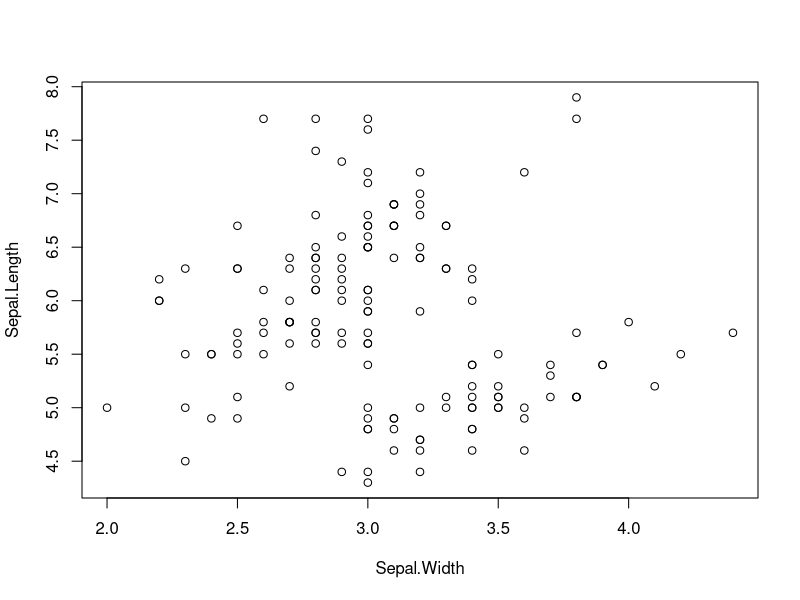
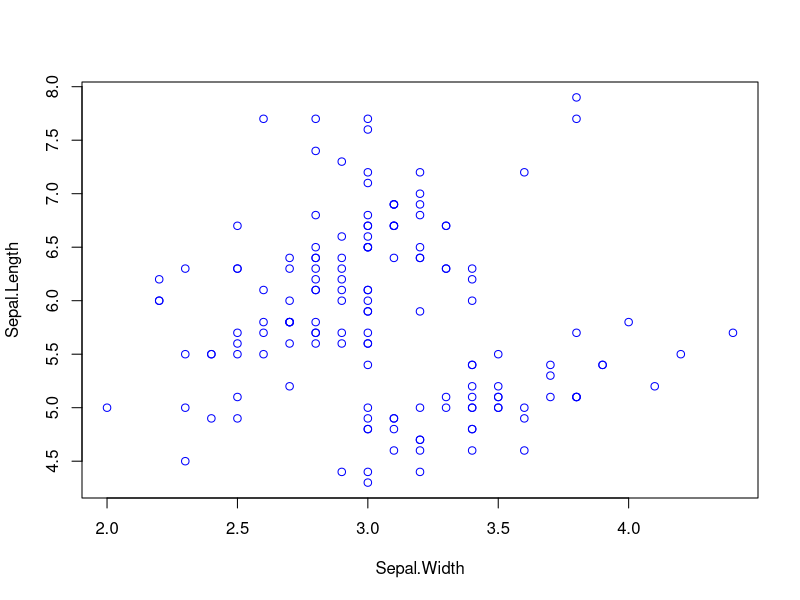
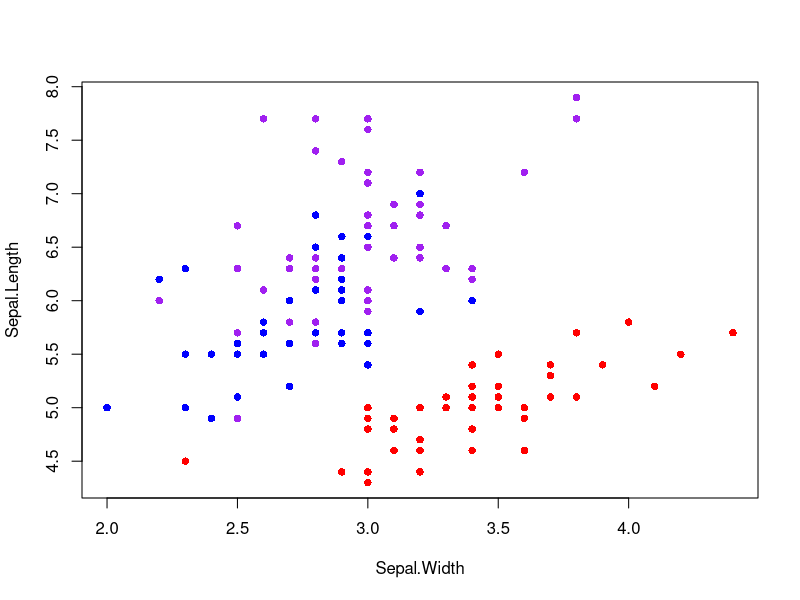
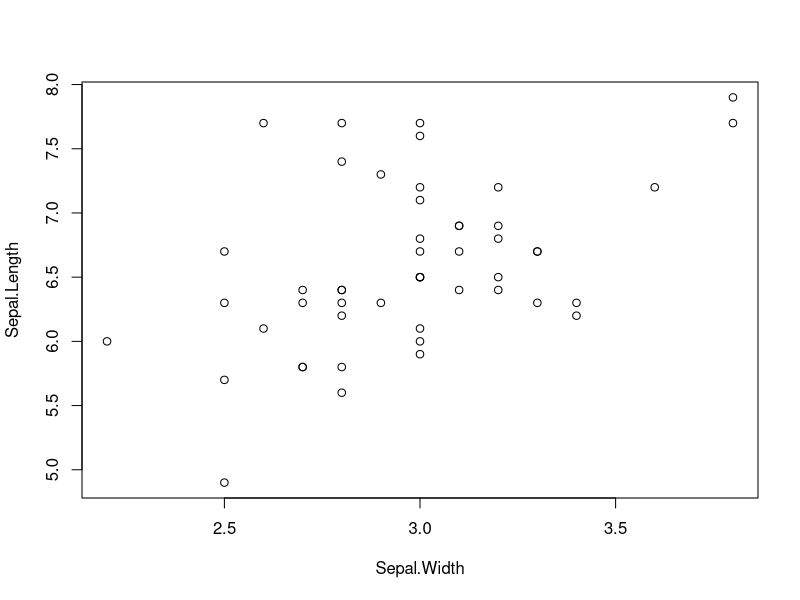
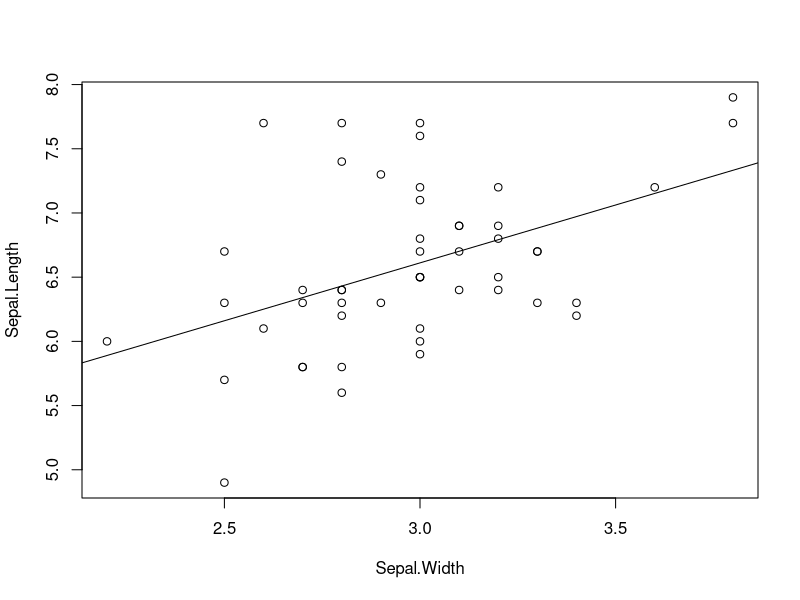
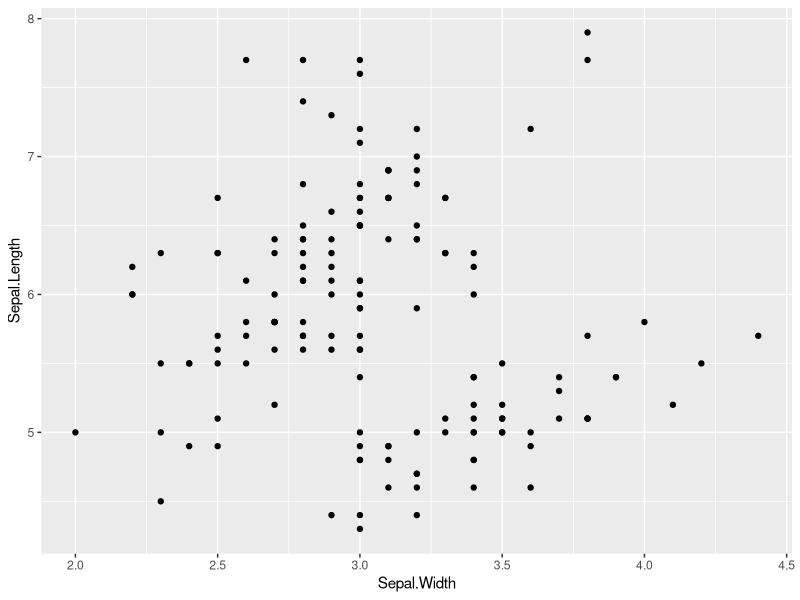
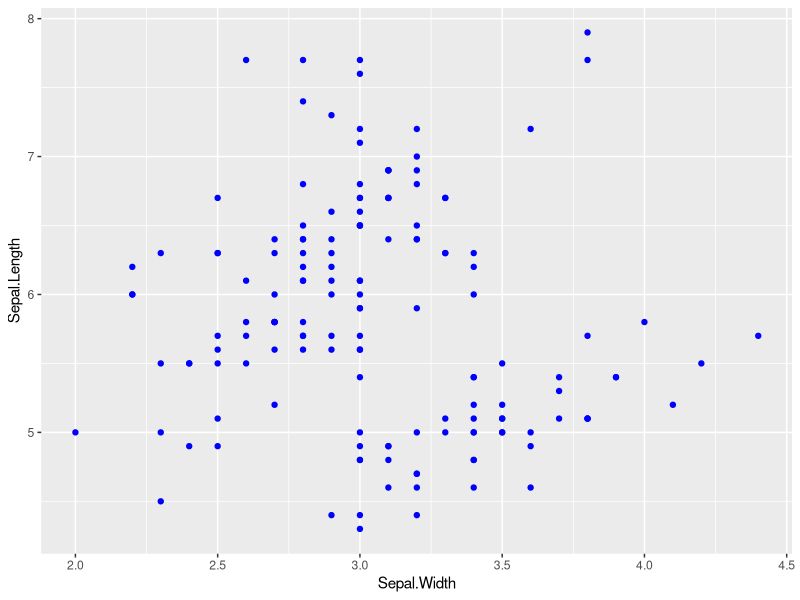
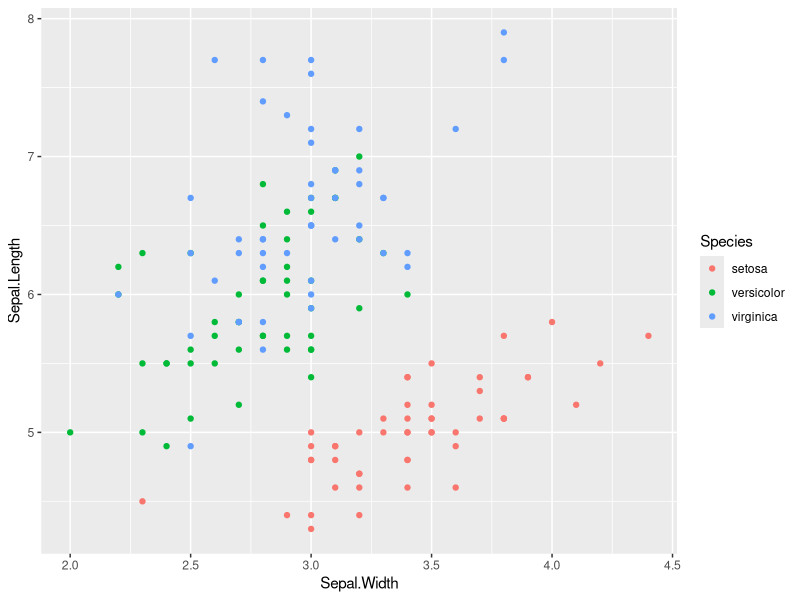

The R script that drew these images, in order:
# LOAD Anderson'S IRIS DATA #################
data(iris) # load data (already exists in base R)
head(iris)

# VISUALIZING DATA -- CONTINUOUS VARIABLES #########
## Scatterplots in base R ######

### plot sepal length by width ####
plot(Sepal.Length~Sepal.Width, data=iris)

plot(Sepal.Length~Sepal.Width, data=iris, col="blue")

plot(Sepal.Length~Sepal.Width, data=iris, 
     pch=16, col=c("red","blue","purple")[iris$Species] ) # pch makes solid dots w/ separate color for each species

### plot only the data for Iris virginica ####
plot(Sepal.Length~Sepal.Width, data=iris[iris$Species=='virginica',]) ## use brackets to select the columns you want
                                                                      ## read '==' as 'exactly equals'; one '=' doesnt work here

## plot data and add trendline
plot(Sepal.Length~Sepal.Width, data=iris[iris$Species=='virginica',])
abline(lm(Sepal.Length~Sepal.Width, data=iris[iris$Species=='virginica',]))  ## adds line from lm


## Scatterplots in ggplot2 ########
library(tidyverse) ## install tidyverse if necessary

### plot sepal length by width ####
ggplot(data=iris, aes(x=Sepal.Width, y=Sepal.Length)) +                                               
  geom_point() ## compare to line 14

ggplot(data=iris, aes(x=Sepal.Width, y=Sepal.Length)) +                                               
  geom_point(color='blue') ## compare to line 18. Coloring all points the same color is done through geom_point()

ggplot(data=iris, aes(x=Sepal.Width, y=Sepal.Length, color=Species)) +   #for color-coding by species, it must be called in the aes()                                            
  geom_point() ## compare to line 22.

ggplot(data=iris, aes(x=Sepal.Width, y=Sepal.Length, color=Species)) +                                            
  geom_point() + facet_wrap(~Species) ## compare to line 20. facet_wrap() separates into different panels

### plot Sepal.Length by Sepal.Width only the data for Iris virginica ####
ggplot(data=iris %>% filter(Species=='virginica'), aes(x=Sepal.Width, y=Sepal.Length)) +                                               
  geom_point()  ## compare to line 22

### plot data and add trendline ####
ggplot(data=iris %>% filter(Species=='virginica'), aes(x=Sepal.Width, y=Sepal.Length)) +                                               
  geom_point() +
  geom_smooth(method='lm')    ## geom_smooth() adds a regression line and method='lm' says use a linear model. Can fit other types of lines.


### add trendline for all three species  ####                                                                 
ggplot(data=iris, aes(x=Sepal.Width, y=Sepal.Length, color=Species)) + 
  geom_point() +
  geom_smooth(method='lm')

ggplot(data=iris, aes(x=Sepal.Width, y=Sepal.Length)) + 
  geom_point(color="blue") +   ## color outside of aes() changes color of all points (ie. not mapped to a column)
  facet_wrap(~Species) +
  geom_smooth(method='lm')


## Make fancy scatterplots #################################
library(viridis) ## install viridis package if necassary

### default plot for Sepal.Length by Sepal.Width for all three species ####
ggplot(data=iris, aes(x=Sepal.Width, y=Sepal.Length, color=Species)) +          
  geom_point() + geom_smooth(method='lm')

### change theme to new default for better looking plot ####
ggplot(data=iris, aes(x=Sepal.Width, y=Sepal.Length, color=Species)) +          
  geom_point() + geom_smooth(method='lm') +
  theme_bw()

ggplot(data=iris, aes(x=Sepal.Width, y=Sepal.Length, color=Species)) +          
  geom_point(size=3) + geom_smooth(method='lm') + ## change point size to make them bigger
  scale_color_viridis(discrete=T) +               ## change points to a color-blind friendly palette. Can specify specific colors
  theme_bw()


### same plot as above, but plot species with different shaped points ####
ggplot(data=iris, aes(x=Sepal.Width, y=Sepal.Length, shape=Species)) +          
  geom_point(size=3) + geom_smooth(method='lm') +                               
  scale_shape_manual(values=c("circle","square","triangle")) +        ## change shapes. 'shape' must match call in aes()
  theme_bw()

### same plot as above, but plot species by both shape and color ####
ggplot(data=iris, aes(x=Sepal.Width, y=Sepal.Length, shape=Species, color=Species)) +          ## color= in aes() changes point shape mapped to a column in iris
  geom_point(size=3) + geom_smooth(method='lm') +                               ## change point size to make them bigger
  scale_color_viridis(discrete=T) +               ## change points to a color-blind friendly palette
  scale_shape_manual(values=c("circle","square","triangle")) +                  ## change shapes
  theme_bw()

### same plot as above, but plot species by both shape and color ####
ggplot(data=iris, aes(x=Sepal.Width, y=Sepal.Length, shape=Species, color=Species)) +          ## color= in aes() changes point shape mapped to a column in iris
  geom_point(size=3) + geom_smooth(method='lm') +                               ## change point size to make them bigger
  scale_color_viridis(discrete=T) +               ## change points to a color-blind friendly palette
  scale_shape_manual(values=c("circle","square","triangle")) +                  ## change shapes
  facet_wrap(~Species) +
  theme_bw(base_size = 14) # increase font size


## Try on your own ##############################################

### Use the mtcars dataset ####
data(mtcars)
?mtcars
head(mtcars)

# 1. Plot x=mpg by y=hp  
# 2. Color code points by wt
# 3. Add trendline. Make the background white. theme_bw is okay, if time try playing around with other themes.
# 4. Facet wrap by cylinders
# 5. Add some regression lines


# VISUALIZING DATA -- CATEGORICAL VARIABLES #########
## Boxplots in base R #############
data(iris) # load data (already exists in base R)
head(iris)
View(iris)

### plot Sepal.Length by Species ####
plot(Sepal.Length~Species, data=iris) #make boxplot

### plot Sepal.Length by Species with color ####
plot(Sepal.Length~Species, data=iris, col=c("red","blue","purple")) #make boxplot with color


## PLOTS FOR CATEGORICAL DATA IN GGPLOT ##########

### boxplot of Sepal.Length by Species ####
ggplot(iris, aes(x=Species, y=Sepal.Length)) + geom_boxplot()

### boxplot w/ points for Sepal.Length by Species ####
ggplot(iris, aes(x=Species, y=Sepal.Length)) + geom_boxplot() + 
  geom_point()

### boxplot w/ jittered points for Sepal.Length by Species ####
ggplot(iris, aes(x=Species, y=Sepal.Length)) + geom_boxplot() + 
  geom_jitter()

### boxplot w/ jittered points for Sepal.Length by Species (fix jittering) ####
ggplot(iris, aes(x=Species, y=Sepal.Length)) + geom_boxplot(outlier.shape=NA) + 
  geom_jitter(height=0, width=.15)

### dotplot for Sepal.Length by Species (fix jittering) ####
ggplot(iris, aes(x=Species, y=Sepal.Length)) + 
  geom_dotplot(binaxis = "y", stackdir = "center") 

### violin plot for Sepal.Length by Species ####
ggplot(iris, aes(x=Species, y=Sepal.Length)) + geom_violin(trim=F)  

### violin plot (w/ dotplot) for Sepal.Length by Species ####
ggplot(iris, aes(x=Species, y=Sepal.Length)) + geom_violin(trim=F) + 
  geom_dotplot(binaxis = "y", stackdir = "center") 

### violin plot (w/ boxplot) for Sepal.Length by Species ####
ggplot(iris, aes(x=Species, y=Sepal.Length)) + geom_violin(trim=F, bw=.5) + 
  geom_boxplot(width=.1)


## ADDING COLOR AND MEANS TO GGPLOTS #############################

### change color of boxes ####
ggplot(iris, aes(x=Species, y=Sepal.Length, fill=Species)) + 
  geom_boxplot(outlier.shape=NA) + 
  geom_jitter(height=0, width=.15) + 
  scale_fill_viridis(discrete=T)               ## change points to a color-blind friendly palette

### boxplot of Sepal.Length by Species w/ mean ####
ggplot(iris, aes(x=Species, y=Sepal.Length, fill=Species)) + 
  geom_boxplot(outlier.shape=NA) + 
  geom_jitter(height=0, width=.15) + 
  scale_fill_viridis(discrete=T)  +             
  stat_summary(fun=mean, geom="point", size=4, color="red") ## add point for mean

### boxplot of Sepal.Length by Species w/ mean and BW theme ####
ggplot(iris, aes(x=Species, y=Sepal.Length, fill=Species)) + 
  geom_boxplot(outlier.shape=NA) + 
  geom_jitter(height=0, width=.15) + 
  scale_fill_viridis(discrete=T)  +             
  stat_summary(fun=mean, geom="point", size=4, color="red") +
  theme_bw(base_size = 16) 


### setup plot for saving as .tiff file ####
plot1 <- ggplot(iris, aes(x=Species, y=Sepal.Length, fill=Species)) +  ## plot now saved as object called 'plot1'
  geom_boxplot(outlier.shape=NA) + 
  geom_jitter(height=0, width=.15) + 
  scale_fill_viridis(discrete=T)  +             
  stat_summary(fun=mean, geom="point", size=3, color="red") +
  theme_bw(base_size = 16) 


### save as .tiff file ####
ggsave("ExamplePlot.tiff", plot1, width=4, height=3, units="in", dpi=300)

## Try on your own Part 2 ###############################################

### Use the mtcars dataset ####
data(mtcars)
?mtcars
head(mtcars)

# 1. Make a boxplot of mpg for the three cyl groups. You should have three boxes. If only one, why? (hint: what type of variable is cyl)
# 2. Change colors, themes, etc.
# 3. Add jittered datapoints on the graph
# 4. ADVANCED: have x-axis cyl and fill boxplots by gear (engine type)


